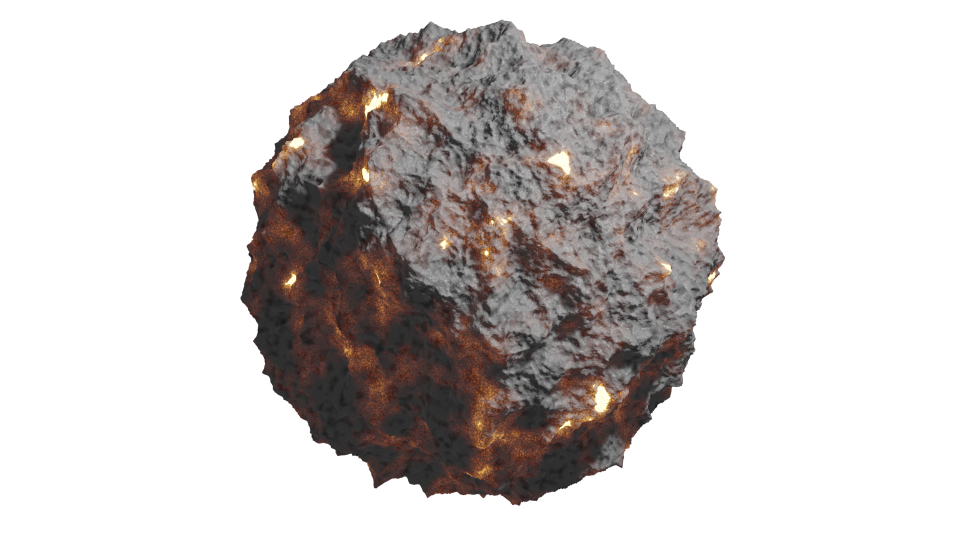
#> input picture Asteroid.png, 1920 x 1080 px, given as the content of the folder /mnt/c/Users../Asteroid.png, which was not available (shown at 1/2 size)
$ python blenderAssetCropResize.py ../Asteroid.png
#> lines starting #> are read from the running program, lines starting #| are printed output that depends on the picture; pictures that were not available may be replaced by others from this repository, and a replacement may not be noted
# packages_path = "C:\\Users\\NoSpacesForWSL\\AppData\\Roaming\\Python\\Python310\\Scripts" + "\\..\\site-packages"
# sys.path.insert(0, packages_path )
import sys, os, re
from PIL import Image

#single argshould be folder that the <AssetName>icon_0.png file is in

def resize_image_and_save(image, save_path_no_ext, size=(128, 128)):
    save_path_no_ext = save_path_no_ext.split("_0")[0]
    image.thumbnail(size, Image.Resampling.LANCZOS)
    image.save(f"{save_path_no_ext}_size{size[0]}x{size[1]}.png")

def crop_image(image):
    imageBox = image.getbbox()
    print(f"cropping image with bbox: {imageBox}")
    cropped = image.crop(imageBox)
    return cropped

def crop_all_images_in_folderpath():
    folder_path = sys.argv[-1]

    folder_path = re.sub(r"\\", r"/", folder_path.split("Users")[-1])

    folder_path = "/mnt/c/Users"+folder_path

    for image_path in os.listdir(folder_path):
        image_path = os.path.join(folder_path, image_path)
        print(f"Processing image_path: {image_path}")
        # [4 lines of commented-out code are left out]

        image = Image.open(image_path)
#> image is the input picture: PIL image 1920x1080 RGBA; mean R, G, B, A 36.9, 32.1, 30.7, 86.1
        print(f"image size before crop: {image.size}")
#| image size before crop: (1920, 1080)
        image = crop_image(image)
#> in crop_image, `imageBox = image.getbbox()`: imageBox = (480, 38, 1451, 1012)
#| cropping image with bbox: (480, 38, 1451, 1012)
#> in crop_image, `cropped = image.crop(imageBox)`:
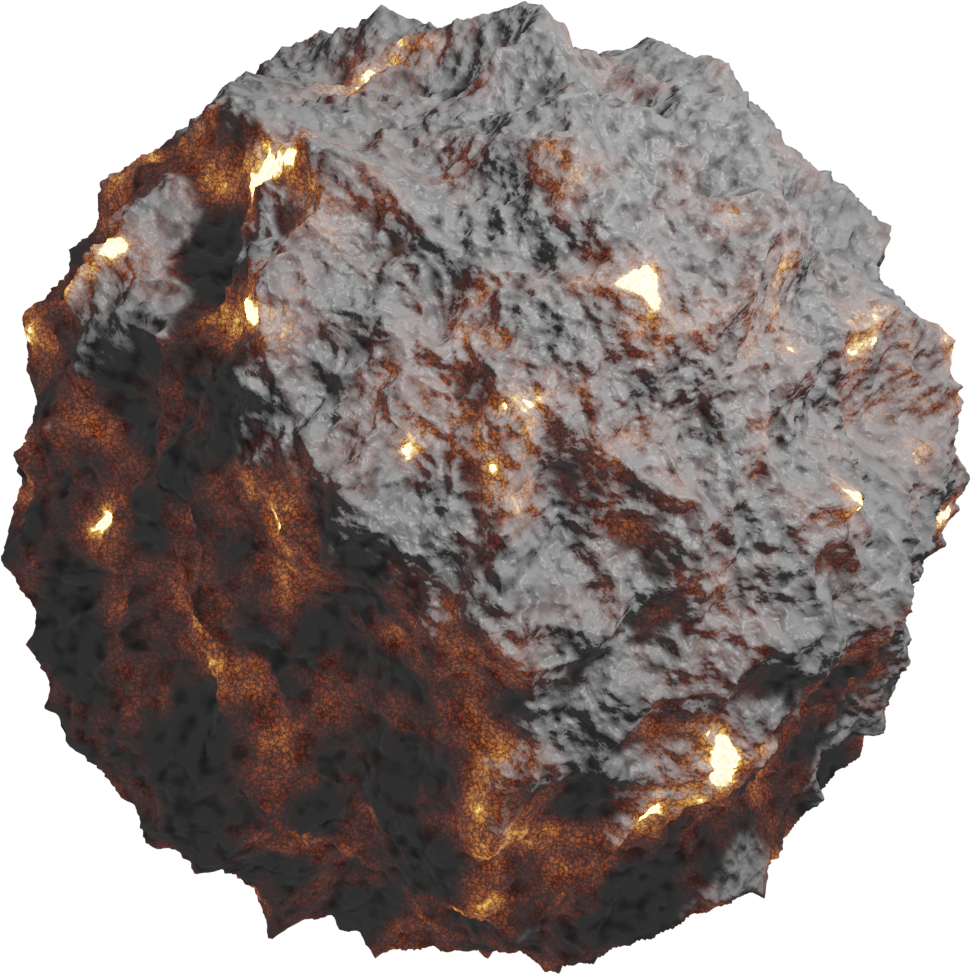
#> cropped: PIL image 971x974 RGBA; mean R, G, B, A 80.4, 70, 66.8, 188.8; transparent parts drawn white
        print(f"image size after crop: {image.size}")
#| image size after crop: (971, 974)
        image.save(image_path)

def create_thumbnail_icons():
    image_path = sys.argv[-1]

    file_path_suffix = "/" + image_path.split("\\")[-1]+"icon_0.png"

    image_path = re.sub(r"\\", r"/", image_path.split("Users")[-1])
    image_path = "/mnt/c/Users"+image_path+file_path_suffix
    image = Image.open(image_path)
    image = crop_image(image)
#| cropping image with bbox: (480, 38, 1451, 1012)
    resize_image_and_save(image, image_path, (128, 128));
#> in resize_image_and_save, `image.thumbnail(size, Image.Resampling.LANCZOS)`:
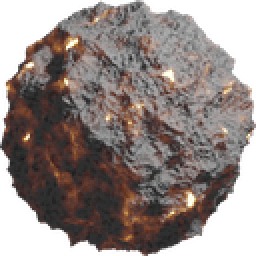
#> image: PIL image 128x128 RGBA (shown 2 times larger); mean R, G, B, A 83.7, 72.7, 69.4, 188.8; transparent parts drawn white
    resize_image_and_save(image, image_path, (64, 64));
#> call 2 of resize_image_and_save, with size = (64, 64)
#> in resize_image_and_save (call 2), `image.thumbnail(size, Image.Resampling.LANCZOS)`:
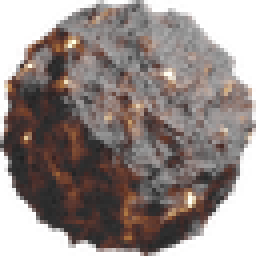
#> image: PIL image 64x64 RGBA (shown 4 times larger); mean R, G, B, A 86.3, 75, 71.8, 188.8; transparent parts drawn white
    resize_image_and_save(image, image_path, (32, 32));
#> call 3 of resize_image_and_save, with size = (32, 32)
#> in resize_image_and_save (call 3), `image.thumbnail(size, Image.Resampling.LANCZOS)`:
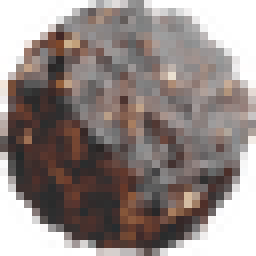
#> image: PIL image 32x32 RGBA (shown 8 times larger); mean R, G, B, A 91.9, 79.7, 75.7, 188.9; transparent parts drawn white

if __name__ == "__main__":
    crop_all_images_in_folderpath()
    create_thumbnail_icons()
